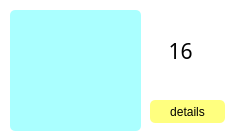
          <widget class="QFrame" name="frame_80">
           <property name="styleSheet">
            <string notr="true">background-color: rgb(255, 255, 255);
border-radius: 5px;</string>
           </property>
           <property name="frameShape">
            <enum>QFrame::StyledPanel</enum>
           </property>
           <property name="frameShadow">
            <enum>QFrame::Raised</enum>
           </property>
           <widget class="QPushButton" name="pushButton_17">
            <property name="geometry">
             <rect>
              <x>150</x>
              <y>100</y>
              <width>75</width>
              <height>23</height>
             </rect>
            </property>
            <property name="styleSheet">
             <string notr="true">background-color: rgb(255, 255, 127);</string>
            </property>
            <property name="text">
             <string>details</string>
            </property>
           </widget>
           <widget class="QLabel" name="label_17">
            <property name="geometry">
             <rect>
              <x>150</x>
              <y>30</y>
              <width>61</width>
              <height>41</height>
             </rect>
            </property>
            <property name="font">
             <font>
              <family>AcadEref</family>
              <pointsize>16</pointsize>
             </font>
            </property>
            <property name="layoutDirection">
             <enum>Qt::LeftToRight</enum>
            </property>
            <property name="text">
             <string>16</string>
            </property>
            <property name="alignment">
             <set>Qt::AlignCenter</set>
            </property>
           </widget>
           <widget class="QFrame" name="frame_17">
            <property name="geometry">
             <rect>
              <x>10</x>
              <y>10</y>
              <width>131</width>
              <height>121</height>
             </rect>
            </property>
            <property name="styleSheet">
             <string notr="true">background-color: rgb(170, 255, 255);</string>
            </property>
            <property name="frameShape">
             <enum>QFrame::StyledPanel</enum>
            </property>
            <property name="frameShadow">
             <enum>QFrame::Raised</enum>
            </property>
           </widget>
          </widget>
